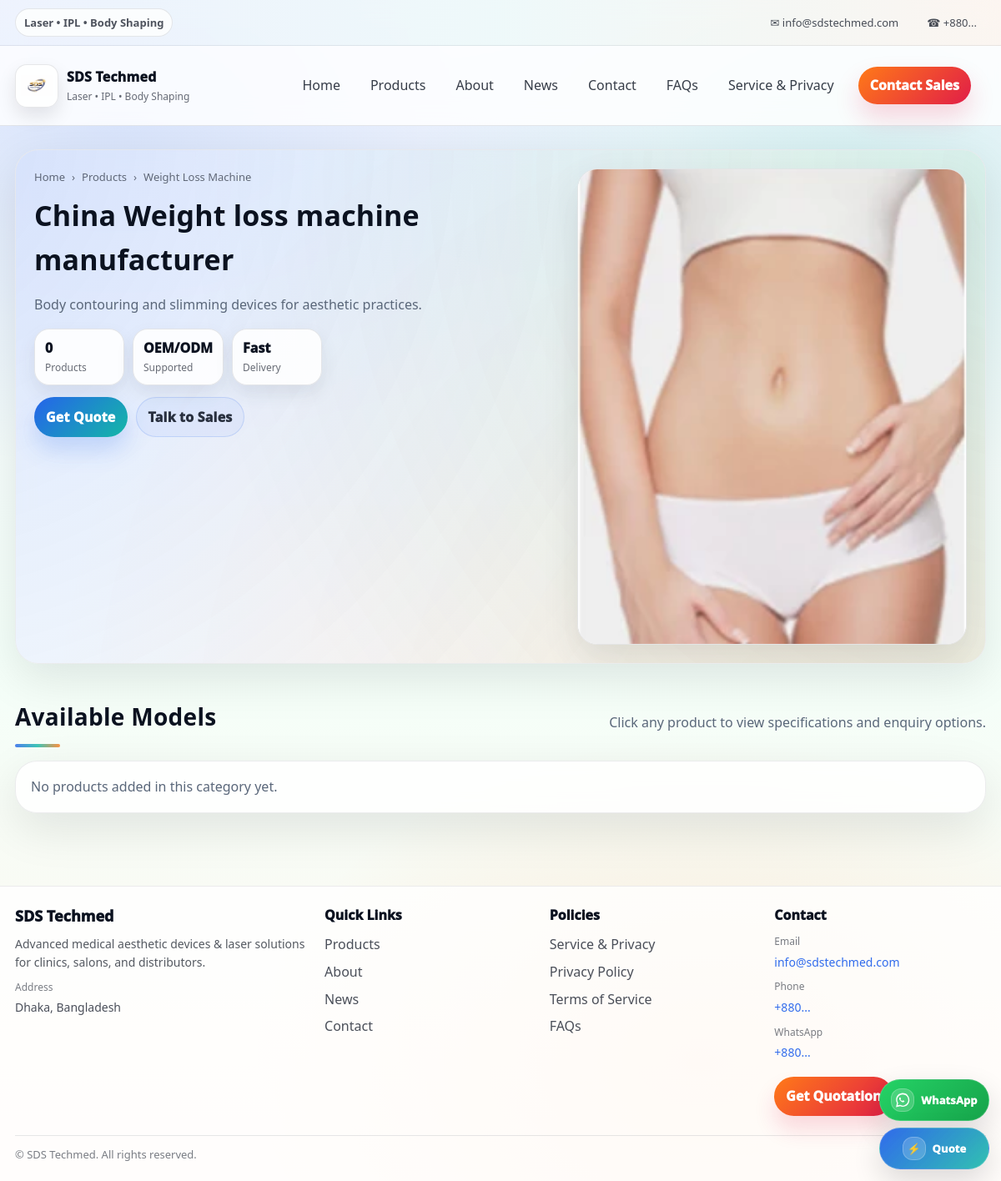
The app's page /public/category/weight-loss-machine (signed in) with its own data.
### tables this page shows
CREATE TABLE `settings` (
  `id` int(11) NOT NULL,
  `company_name` varchar(200) NOT NULL,
  `email` varchar(150) DEFAULT NULL,
  `phone` varchar(80) DEFAULT NULL,
  `whatsapp` varchar(80) DEFAULT NULL,
  `address` text DEFAULT NULL,
  `footer_text` text DEFAULT NULL,
  `updated_at` timestamp NOT NULL DEFAULT current_timestamp() ON UPDATE current_timestamp(),
  `hero_title` varchar(255) DEFAULT NULL,
  `hero_subtitle` text DEFAULT NULL,
  `hero_button_text` varchar(80) DEFAULT NULL,
  `hero_button_url` varchar(255) DEFAULT NULL,
  `hero_image` varchar(255) DEFAULT NULL,
  `topbar_enabled` tinyint(1) NOT NULL DEFAULT 1,
  `header_tagline` varchar(120) DEFAULT NULL,
  `header_cta_text` varchar(60) DEFAULT NULL,
  `header_cta_url` varchar(255) DEFAULT NULL,
  `header_logo` varchar(255) DEFAULT NULL,
  `header_style` varchar(20) NOT NULL DEFAULT 'v1'
);

CREATE TABLE `categories` (
  `id` int(11) NOT NULL,
  `name` varchar(150) NOT NULL,
  `slug` varchar(160) NOT NULL,
  `description` text DEFAULT NULL,
  `sort_order` int(11) DEFAULT 0,
  `created_at` timestamp NOT NULL DEFAULT current_timestamp(),
  `image` varchar(255) DEFAULT NULL,
  `seo_h1` varchar(255) DEFAULT NULL,
  `meta_title` varchar(255) DEFAULT NULL,
  `meta_description` varchar(255) DEFAULT NULL,
  `featured` tinyint(1) DEFAULT 1
);

### app/views/category.php (the view, shortened to what this page needs)
<?php
$basePath = $basePath ?? '/sdstechmed/public';
$title = $category['seo_h1'] ?: $category['name'];
$desc  = $category['description'] ?? '';
$count = is_array($products) ? count($products) : 0;
?>
<section class="cat-hero">
  <div class="cat-hero__content">
    <div class="breadcrumb">
      <a href="<?= $basePath ?>/">Home</a>
      <span>›</span>
      <a href="<?= $basePath ?>/products">Products</a>
      <span>›</span>
      <span><?= htmlspecialchars($category['name']) ?></span>
    </div>
    <h1><?= htmlspecialchars($title) ?></h1>
    <?php if ($desc): ?>
      <p class="muted"><?= htmlspecialchars($desc) ?></p>
    <?php else: ?>
      <p class="muted">Explore our professional devices and models in this category.</p>
    <?php endif; ?>
    <div class="cat-hero__meta">
      <div class="meta-pill">
        <div class="meta-pill__top"><?= (int)$count ?></div>
        <div class="meta-pill__bot">Products</div>
      </div>
      <div class="meta-pill">
        <div class="meta-pill__top">OEM/ODM</div>
        <div class="meta-pill__bot">Supported</div>
      </div>
      <div class="meta-pill">
        <div class="meta-pill__top">Fast</div>
        <div class="meta-pill__bot">Delivery</div>
      </div>
    </div>
    <div class="cat-hero__actions">
      <a class="btn btn--primary" href="<?= $basePath ?>/contact#form">Get Quote</a>
      <a class="btn btn--ghost" href="<?= $basePath ?>/contact">Talk to Sales</a>
    </div>
  </div>
  <div class="cat-hero__media">
    <?php if (!empty($category['image'])): ?>
      <img src="<?= $basePath ?>/uploads/categories/<?= htmlspecialchars($category['image']) ?>" alt="">
    <?php else: ?>
      <div class="cat-hero__placeholder">Category Image</div>
    <?php endif; ?>
  </div>
</section>
<section class="section">
  <div class="section__head">
    <h2>Available Models</h2>
    <span class="muted">Click any product to view specifications and enquiry options.</span>
  </div>
  <?php if (empty($products)): ?>
    <div class="card" style="padding:18px;">
      <p class="muted" style="margin:0;">No products added in this category yet.</p>
    </div>
  <?php endif; ?>
</section>

### app/views/layout/header.php (shortened to what this page needs)
<?php
$basePath = $basePath ?? '/sdstechmed/public';
$settings = $settings ?? [];
$currentPath = parse_url($_SERVER['REQUEST_URI'], PHP_URL_PATH) ?? '';
$currentPath = str_replace($basePath, '', $currentPath);
$currentPath = rtrim($currentPath, '/') ?: '/';
function navActive(string $path, string $current): string {
  return $path === $current ? ' is-active' : '';
}
$siteName = $settings['company_name'] ?? 'SDS Techmed';
$topbarEnabled = !empty($settings['topbar_enabled']);
$tagline = trim((string)($settings['header_tagline'] ?? '')) ?: 'Laser • IPL • Body Shaping';
$ctaText = trim((string)($settings['header_cta_text'] ?? '')) ?: 'Contact Sales';
$ctaUrl  = trim((string)($settings['header_cta_url'] ?? '')) ?: ($basePath . '/contact#form');
$headerStyle = ($settings['header_style'] ?? 'v1') === 'v2' ? 'v2' : 'v1';
?>
<!doctype html>
<html lang="en">
<head>
  <link rel="stylesheet" href="<?= $basePath ?>/assets/css/style.css">
  <link rel="stylesheet" href="https://cdnjs.cloudflare.com/ajax/libs/aos/2.3.4/aos.css">
  <link rel="stylesheet" href="https://cdn.jsdelivr.net/npm/swiper@12/swiper-bundle.min.css">
</head>
<body>
<header class="site-header site-header--<?= htmlspecialchars($headerStyle) ?>">
  <?php if ($topbarEnabled): ?>
    <div class="topbar topbar--new">
      <div class="topbar__left">
        <span class="topbar__chip"><?= htmlspecialchars($tagline) ?></span>
      </div>
      <div class="topbar__right">
        <?php if (!empty($settings['email'])): ?>
          <a class="topbar__item" href="mailto:<?= htmlspecialchars($settings['email']) ?>">✉ <?= htmlspecialchars($settings['email']) ?></a>
        <?php endif; ?>
        <?php if (!empty($settings['phone'])): ?>
          <a class="topbar__item" href="tel:<?= htmlspecialchars($settings['phone']) ?>">☎ <?= htmlspecialchars($settings['phone']) ?></a>
        <?php endif; ?>
      </div>
    </div>
  <?php endif; ?>
  <div class="navwrap">
    <a class="brand" href="<?= $basePath ?>/">
      <?php if (!empty($settings['header_logo'])): ?>
        <img class="brand__logoImg"
             src="<?= $basePath ?>/uploads/brand/<?= htmlspecialchars($settings['header_logo']) ?>"
             alt="<?= htmlspecialchars($siteName) ?>">
      <?php else: ?>
        <div class="brand__logoBox">SDS</div>
      <?php endif; ?>
      <div class="brand__text">
        <div class="brand__name"><?= htmlspecialchars($siteName) ?></div>
        <div class="brand__tag"><?= htmlspecialchars($tagline) ?></div>
      </div>
    </a>
    <nav class="nav nav--new" id="siteNav">
      <a class="nav__link<?= navActive('/', $currentPath) ?>" href="<?= $basePath ?>/">Home</a>
      <a class="nav__link<?= navActive('/products', $currentPath) ?>" href="<?= $basePath ?>/products">Products</a>
      <a class="nav__link<?= navActive('/about', $currentPath) ?>" href="<?= $basePath ?>/about">About</a>
      <a class="nav__link<?= navActive('/news', $currentPath) ?>" href="<?= $basePath ?>/news">News</a>
      <a class="nav__link<?= navActive('/contact', $currentPath) ?>" href="<?= $basePath ?>/contact">Contact</a>
      <a class="nav__link<?= navActive('/faq', $currentPath) ?>" href="<?= $basePath ?>/faq">FAQs</a>
      <a class="nav__link<?= navActive('/service-privacy', $currentPath) ?>" href="<?= $basePath ?>/service-privacy">Service & Privacy</a>
      <a class="nav__cta" href="<?= htmlspecialchars($ctaUrl) ?>"><?= htmlspecialchars($ctaText) ?></a>
    </nav>
  </div>
</header>
<main>

### app/views/layout/footer.php (shortened to what this page needs)
<?php
$basePath = $basePath ?? '/sdstechmed/public';
$settings = $settings ?? [];
$siteName = $settings['company_name'] ?? 'SDS Techmed';
$whatsappRaw = trim((string)($settings['whatsapp'] ?? ''));
$waDigits = preg_replace('/\D+/', '', $whatsappRaw);
$waLink = $waDigits ? ('https://wa.me/' . $waDigits) : '';
$quoteUrl = $basePath . '/contact#form';
?>
</main>
<footer class="site-footer">
  <div class="site-footer__wrap">
    <div class="site-footer__grid">
      <div class="site-footer__col">
        <div class="site-footer__brand"><?= htmlspecialchars($siteName) ?></div>
        <p class="site-footer__text">
          Advanced medical aesthetic devices & laser solutions for clinics, salons, and distributors.
        </p>
        <?php if (!empty($settings['address'])): ?>
          <div class="site-footer__meta">
            <div class="site-footer__label">Address</div>
            <div><?= nl2br(htmlspecialchars($settings['address'])) ?></div>
          </div>
        <?php endif; ?>
      </div>
      <div class="site-footer__col">
        <div class="site-footer__title">Quick Links</div>
        <ul class="site-footer__links">
          <li><a href="<?= $basePath ?>/products">Products</a></li>
          <li><a href="<?= $basePath ?>/about">About</a></li>
          <li><a href="<?= $basePath ?>/news">News</a></li>
          <li><a href="<?= $basePath ?>/contact">Contact</a></li>
        </ul>
      </div>
      <div class="site-footer__col">
        <div class="site-footer__title">Policies</div>
        <ul class="site-footer__links">
          <li><a href="<?= $basePath ?>/service-privacy">Service & Privacy</a></li>
          <li><a href="<?= $basePath ?>/privacy-policy">Privacy Policy</a></li>
          <li><a href="<?= $basePath ?>/terms">Terms of Service</a></li>
          <li><a href="<?= $basePath ?>/faq">FAQs</a></li>
        </ul>
      </div>
      <div class="site-footer__col">
        <div class="site-footer__title">Contact</div>
        <?php if (!empty($settings['email'])): ?>
          <div class="site-footer__meta">
            <div class="site-footer__label">Email</div>
            <a href="mailto:<?= htmlspecialchars($settings['email']) ?>"><?= htmlspecialchars($settings['email']) ?></a>
          </div>
        <?php endif; ?>
        <?php if (!empty($settings['phone'])): ?>
          <div class="site-footer__meta">
            <div class="site-footer__label">Phone</div>
            <a href="tel:<?= htmlspecialchars($settings['phone']) ?>"><?= htmlspecialchars($settings['phone']) ?></a>
          </div>
        <?php endif; ?>
        <?php if (!empty($settings['whatsapp'])): ?>
          <div class="site-footer__meta">
            <div class="site-footer__label">WhatsApp</div>
            <?php if ($waLink): ?>
              <a target="_blank" rel="noopener" href="<?= htmlspecialchars($waLink) ?>">
                <?= htmlspecialchars($settings['whatsapp']) ?>
              </a>
            <?php else: ?>
              <div><?= htmlspecialchars($settings['whatsapp']) ?></div>
            <?php endif; ?>
          </div>
        <?php endif; ?>
        <a class="site-footer__cta" href="<?= $quoteUrl ?>">Get Quotation</a>
      </div>
    </div>
    <div class="site-footer__bottom">
      <div class="site-footer__copy">
        <?= $settings['footer_text'] ?? ('© ' . date('Y') . ' ' . htmlspecialchars($siteName) . '. All rights reserved.') ?>
      </div>
    </div>
  </div>
</footer>
<?php if ($waLink || $quoteUrl): ?>
  <div class="float-cta" aria-label="Quick contact">
    <?php if ($waLink): ?>
      <a class="float-cta__btn float-cta__btn--wa"
         href="<?= htmlspecialchars($waLink) ?>"
         target="_blank" rel="noopener"
         aria-label="Chat on WhatsApp">
        <span class="float-cta__icon" aria-hidden="true">
        </span>
        <span class="float-cta__text">WhatsApp</span>
      </a>
    <?php endif; ?>
    <a class="float-cta__btn float-cta__btn--quote"
       href="<?= htmlspecialchars($quoteUrl) ?>"
       aria-label="Get quotation">
      <span class="float-cta__icon" aria-hidden="true">⚡</span>
      <span class="float-cta__text">Quote</span>
    </a>
  </div>
<?php endif; ?>
</body>
</html>

### records on screen
settings: header_tagline "Laser • IPL • Body Shaping", email "info@sdstechmed.com", phone "+880...", header_logo (picture), company_name "SDS Techmed", header_cta_text "Contact Sales", address "Dhaka, Bangladesh", whatsapp "+880...", footer_text "© SDS Techmed. All rights reserved."
categories: name "Weight Loss Machine", seo_h1 "China Weight loss machine manufacturer", description "Body contouring and slimming devices for aesthetic practices.", image (picture)

### other values on screen
$count "0"
